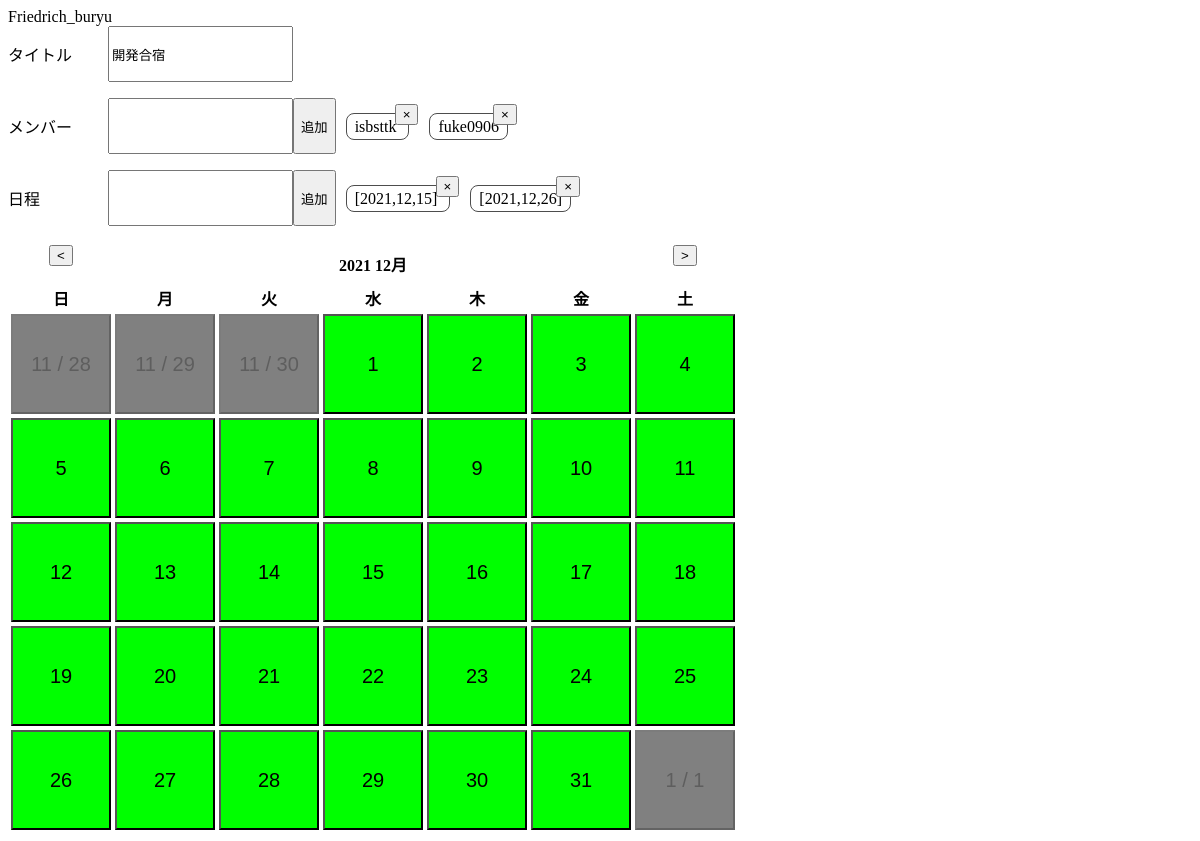
The page /schedule/psupdate/1 on the database as committed earlier.
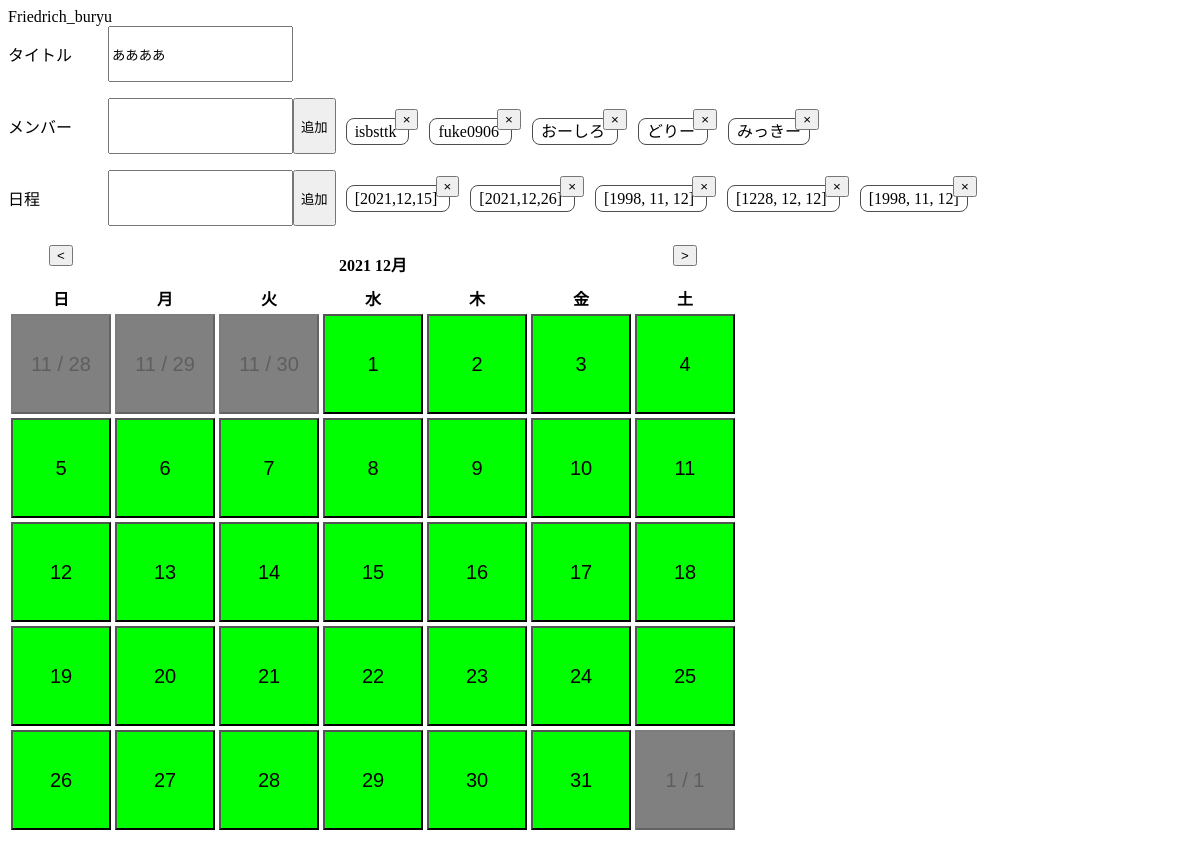
The same page on the database as committed later.
### schedule/models.py (models this page shows)
class PersonalSchedule(models.Model):
    user = models.ForeignKey(UserModel, on_delete=models.CASCADE)
    title = models.CharField(max_length=200,blank=True)
    member = models.CharField(max_length=1000,blank=True)
    date = models.CharField(max_length=1000,blank=True)

### schedule/views.py (the view, shortened to what this page needs)
# urls.py: path('psupdate/<int:pk>',views.PersonalScheduleUpdate.as_view(),name='psupdate'),
class PersonalScheduleUpdate(UpdateView):
    template_name = 'schedule/personalScheduleUpdate.html'
    model = PersonalSchedule
    fields = ('user','title','member','date')
    success_url = reverse_lazy('scheduleIndex')
    print("sucess")
    def get(self,request,pk):
        ps = PersonalSchedule.objects.get(pk=pk)
        user = ps.user
        title = ps.title
        members = re.findall(r'\w+',ps.member)
        dates = re.findall(r'\[\d{4}\D+\d+\D+\d+\]',ps.date)
        year = datetime.datetime.now().year
        month = datetime.datetime.now().month
        num = 1
        calendar_arr = calender_method(year,month,num)
        response_data={
            'user':user,
            'title': title,
            'members': members,
            'dates': dates,
            'pk': pk,
            'calendar_arr':calendar_arr,
        }
        return render(request, 'schedule/personalScheduleUpdate.html',response_data)

### schedule/models.py (called while the page is built)
    def __str__(self):
        return self.userID

### schedule/views.py (called while the page is built)
def calender_method(year,month,num):
    calendar_arr = []
    c_month = month
    c_year = year
    c = calendar.Calendar(firstweekday=6)
    for i in range(num):
        c_month += i
        if c_month > 12:
            c_month %= 12
            c_year += 1
        if c_month <= 0:
            c_month = 12
        base_calendar_datetime = c.monthdatescalendar(c_year,c_month)
        month_arr = []
        for week in base_calendar_datetime:
            week_arr = []
            for day in week:
                week_arr.append([day.year,day.month,day.day])
            month_arr.append(week_arr)
        calendar_arr.append(month_arr)
    return calendar_arr

### templates/schedule/personalScheduleUpdate.html (shortened to what this page needs)
<form class="form" action="{% url 'psupdate' pk %}" method="POST">
    <div class="input-container">
        <p class="row">タイトル</p>
        <input class="input-text" name="title" type="text" id="title" value={{title}} />
    </div>
</form>
<form action="{% url 'psupdate' pk %}" method="POST">
    <div class="input-container">
        <p class="row">メンバー</p>
        <input class="input-text" name="member" type="text" id="member" />
        <input type="submit" value="追加" />
        <span class="card_list">
            {% for list in members %}
                <span class="card">
                    {{list}}
                    <input name="delete" type="submit" value="×" class="card_del" />
                </span>
            {% endfor %}
            </span>
    </div>
</form>
<form action="{% url 'psupdate' pk %}" method="POST">
    <div class="input-container">
        <p class="row">日程</p>
        <input class="input-text" name="date" type="text" id="date" />
        <input type="submit" value="追加" />
        <span class="card_list">
            {% for list in dates %}
                <span class="card">
                    {{list}}
                    <input name="delete" type="submit" value="×" class="card_del" />
                </span>
            {% endfor %}
            </span>
    </div>
</form>
{% for month_arr in calendar_arr %}
<table>
    <tr>
        <th>
            <form action="{% url 'psupdate' pk %}" method="POST">{% csrf_token %}
                <input name="updown" type="submit" value="<">
            </form>
        </th>
        <th colspan="5" class="month">{{month_arr.0.6.0}} {{month_arr.0.6.1}}月</th>
        <th>
            <form action="{% url 'psupdate' pk %}" method="POST">{% csrf_token %}
                <input name="updown" type="submit" value=">">
            </form>
        </th>
    </tr>
    <tr><th class="sun">日</th><th class="mon">月</th><th class="tue">火</th><th class="wed">水</th><th class="thu">木</th><th class="fri">金</th><th class="sat">土</th></tr>
    {% for week_arr in month_arr %}
    <tr>
        {% for day_arr in week_arr %}
        <td>
            <button class="day" {% if day_arr.1 != month_arr.0.6.1 %} disabled {% endif %} value={{day}}>
                {% if day_arr.1 != month_arr.0.6.1 %}
                    {{day_arr.1}} /
                {% endif %}
                {{day_arr.2}}
            </button>
        </td>
        {% endfor %}
    </tr>
    {% endfor %}
</table>
{% endfor %}

### templates/schedule/personalScheduleUpdate.html (style rules this page uses)
.input-container { display: flex; }
.row { display: block; width: 100px; height: 24px; }
.day { padding: 4px; width: 100px; height: 100px; font-size: 20px; cursor: pointer; background: lime; }
.day:disabled { cursor: default; background: gray; }
.card_list { margin-top: 20px; }
.card { position: relative; border: 1px solid #4d4d4d; border-radius: 8px; padding: 4px 8px; margin: 20px 10px }
.card_del { content: ""; position: absolute; top: -10px; right: -10px; }

Rows that differ between the two databases and show on the page:
changed PersonalSchedule: title "開発合宿" → "ああああ"
Other text that changed with them:
new list line: "おーしろ ×"
new list line: "どりー ×"
new list line: "みっきー ×"
new list line: "[1998, 11, 12] ×"
new list line: "[1228, 12, 12] ×"
